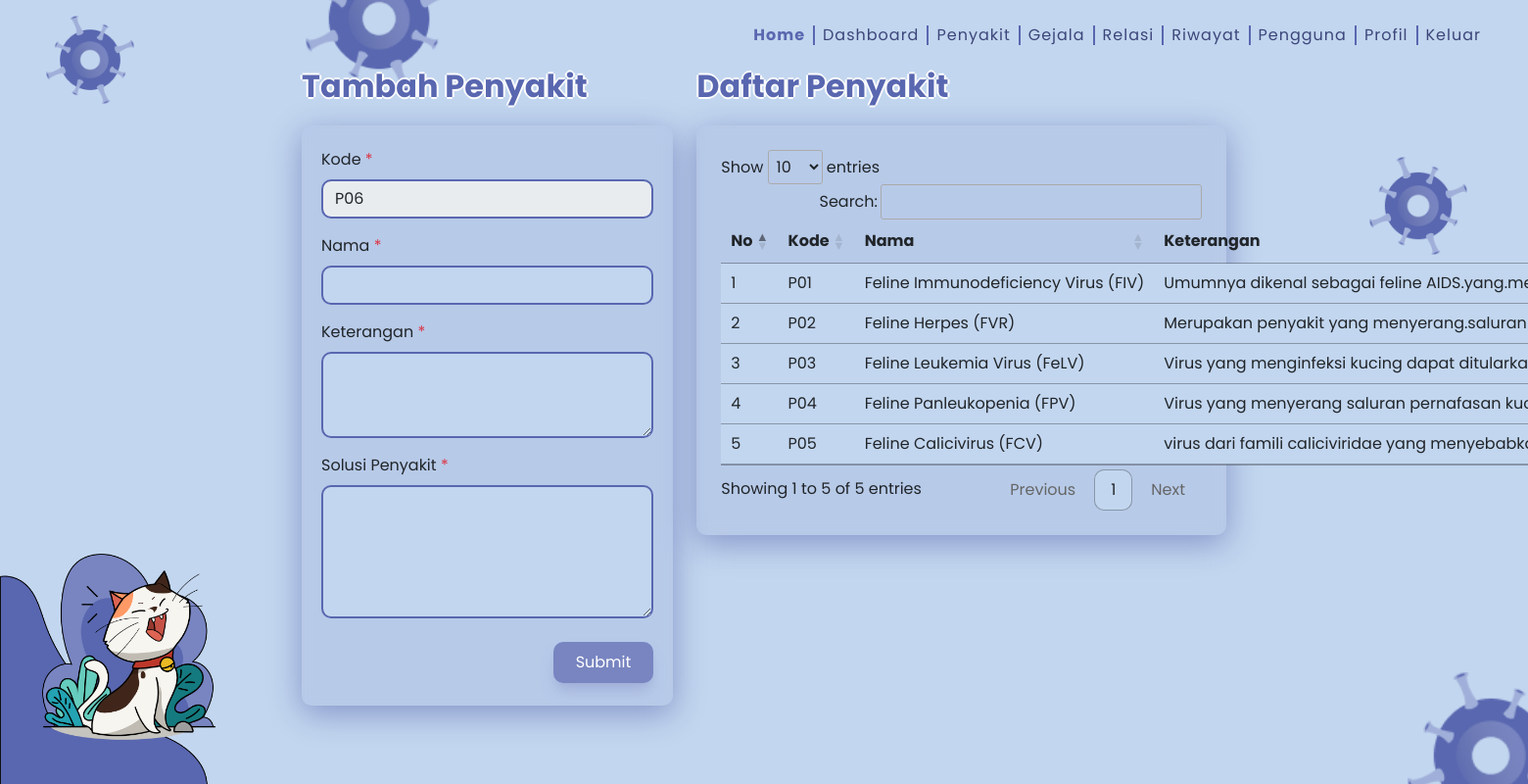
Screenshot of /penyakit/index.php (signed in) with the database file from the repository.
### tables this page shows
CREATE TABLE `penyakit` (
  `kode_penyakit` varchar(3) NOT NULL,
  `nama_penyakit` varchar(255) NOT NULL,
  `keterangan_penyakit` mediumtext NOT NULL,
  `solusi_penyakit` longtext NOT NULL
);

### penyakit/index.php (the view, shortened to what this page needs)
<?php
include('../partials/header.php');
include('../modules/koneksi.php');
$stmD = $koneksi->query('SELECT * FROM penyakit');
$data = $stmD->fetchAll(PDO::FETCH_OBJ);
$pNum = $stmD->rowCount();
if ($pNum > 0) {
  $tambahId = $pNum + 1;
  if (strlen($tambahId) == 1){
    $idP = 'P0' .$tambahId;
  } else if (strlen($tambahId) == 2){
    $idP = 'P'.$tambahId;
  }
} else {
  $idP = 'P01';
}
?>
  <main>
    <?php include('../partials/navbar.php') ?>
    <div class="container-fluid col-xxl-8 hero px-5 py-4 g-4" style="position: relative;">
      <div class="row flex-lg-row-reverse align-items-start mt-5">
        <div class="col-lg-7 mb-5">
          <h2 class="text_primary fw-bold lh-1 mb-4" style="text-shadow: -2px 0 #fff, 0 2px #fff, 2px 0 #fff, 0 -2px #fff;">Daftar Penyakit</h2>
          <table id="penyakit" class="table nowrap" style="width: 100%;">
            <thead>
              <tr>
                <th scope="col">No</th>
                <th scope="col">Kode</th>
                <th scope="col">Nama</th>
                <th scope="col">Keterangan</th>
              </tr>
            </thead>
            <tbody>
              <?php foreach($data as $key => $d): ?>
                <tr>
                  <td scope="row"><?= $key+1 ?></td>
                  <td><?= $d->kode_penyakit ?></td>
                  <td><?= $d->nama_penyakit ?></td>
                  <td><?= $d->keterangan_penyakit ?></td>
                </tr>
              <?php endforeach; ?>
            </tbody>
          </table>
        </div>
        <div class="col-lg-5">
          <h2 class="text_primary fw-bold lh-1" style="text-shadow: -2px 0 #fff, 0 2px #fff, 2px 0 #fff, 0 -2px #fff;">Tambah Penyakit</h2>
          <form method="POST" class="form_glass mt-4">
            <div class="mb-3 mt-3">
              <label for="kode" class="form-label">Kode <span class="text-danger text-sm">*</span></label>
              <input type="text" name="kode" class="form-control log" id="kode" readonly disabled value="<?= $idP ?>">
            </div>
            <div class="mb-3">
              <label for="nama" class="form-label">Nama <span class="text-danger text-sm">*</span></label>
              <input type="text" name="nama" class="form-control log" id="nama">
            </div>
            <div class="mb-3">
              <label for="keterangan" class="form-label">Keterangan <span class="text-danger text-sm">*</span></label>
              <textarea class="form-control log" id="keterangan" name="keterangan" rows="3"></textarea>
            </div>
            <div class="mb-3">
              <label for="keterangan" class="form-label">Solusi Penyakit <span class="text-danger text-sm">*</span></label>
              <textarea class="form-control log" id="solusi" name="solusi" rows="5"></textarea>
            </div>
            <div class="btn_submit_left">
              <button type="submit" name="submit" class="ms-auto btn btn_primary transition duration-700 shadow-primary btn-md mt-2 mb-3">Submit</button>
            </div>
          </form>
        </div>
      </div>
    </div>
    <?php include('../partials/virus2.php') ?>
  </main>
<?php include('../partials/script.php') ?>

### style.css (style rules this page uses)
:root { --primary: #5967B0; --primary2: #7885C1; --primary3: #A0AFD9; --primary4: #C2D6EF; }
main { font-family: 'Poppins', 'Segoe UI', Tahoma, Geneva, Verdana, sans-serif; min-height: 100vh; margin: 0; padding: 0; background-color: var(--primary4); position: relative; }
.hero { z-index: 1; }
.log { border: 2px solid var(--primary) !important; border-radius: 10px; background-color: var(--primary4); }
table.dataTable tbody tr { background-color: var(--primary4) !important; }
.transition { transition-property: color,background-color,border-color,fill,stroke,opacity,box-shadow,transform,filter,-webkit-text-decoration-color,-webkit-backdrop-filter; transition-property: color,background-color,border-color,text-decoration-color,fill,stroke,opacity,box-shadow,transform,filter,backdrop-filter; transition-property: color,background-color,border-color,text-decoration-color,fill,stroke,opacity,box-shadow,transform,filter,backdrop-filter,-webkit-text-decoration-color,-webkit-backdrop-filter; transition-timing-function: cubic-bezier(.4,0,.2,1); transition-duration: .15s; }
.duration-700 { transition-duration: .7s; }
.text_primary { color: var(--primary); }
.shadow-primary { box-shadow: 0 0 #0000, 0 0 #0000, 0 10px 15px -3px var(--primary3), 0 4px 6px -4px var(--primary3); }
.btn_primary { background-color: var(--primary2); color: #fff; padding: 8px 22px !important; border-radius: 10px; }
.btn_submit_left { display: flex; justify-items: end; align-items: flex-end; }
@media (min-width: 992px) { .hero { z-index: 10; } }
@media (min-width: 992px) { .form_glass { background: rgba( 89, 103, 176, 0.1 ); box-shadow: 0 8px 32px 0 rgba( 31, 38, 135, 0.37 ); backdrop-filter: blur( 7px ); -webkit-backdrop-filter: blur( 7px ); border-radius: 10px; padding: 7px 20px; } }

### rows the page displays
penyakit: kode_penyakit "P01", nama_penyakit "Feline Immunodeficiency Virus (FIV)", keterangan_penyakit "Umumnya dikenal sebagai feline…"
penyakit: kode_penyakit "P02", nama_penyakit "Feline Herpes (FVR)", keterangan_penyakit "Merupakan penyakit yang menyerang.saluran…"
penyakit: kode_penyakit "P03", nama_penyakit "Feline Leukemia Virus (FeLV)", keterangan_penyakit "Virus yang menginfeksi kucing dapat…"
penyakit: kode_penyakit "P04", nama_penyakit "Feline Panleukopenia (FPV)", keterangan_penyakit "Virus yang menyerang saluran pernafasan…"
penyakit: kode_penyakit "P05", nama_penyakit "Feline Calicivirus (FCV)", keterangan_penyakit "virus dari famili caliciviridae yang…"
